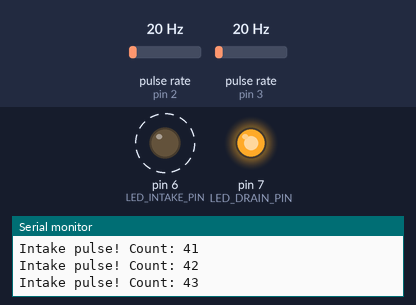
Simulated run of this sketch. Board: Arduino Uno, built with avr-gcc and run on an emulated ATmega328P. Parts: output pins drawn as LEDs (lit = HIGH), the last lines printed to the serial monitor. Wiring (inferred from the names in the program): 2 × pulse sensor: data pin 2 / data pin 3. Dashed ring = blinking. The test bench sets the inputs (shaded band); at power-on: pulse rate (sensors on pin 2, pin 3) 20 Hz.

Above: at 1.2 s.
1.3 s: pulse rate (sensor on pin 2) set to 4 Hz
At 2.8 s:
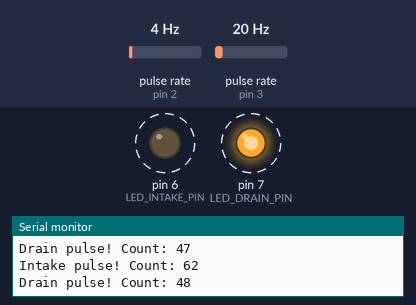
4.3 s: pulse rate (sensor on pin 3) set to 4 Hz
At 4.61 s:
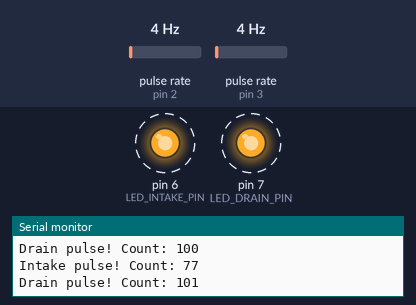
7.3 s: pulse rate (sensor on pin 2) set to 50 Hz
At 9.1 s:
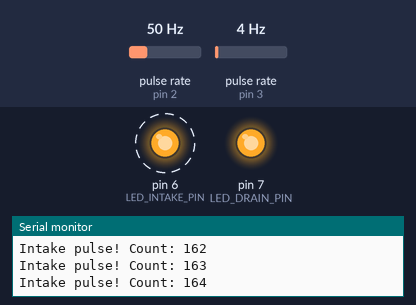
Timing chart, 0 to 16.3 s (numbered marks = the images above; inputs shaded):
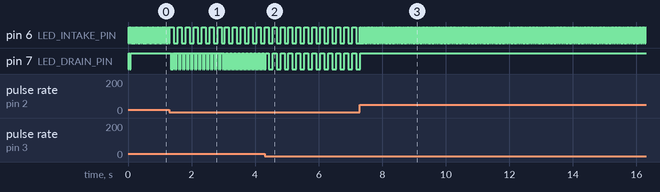

Measured:
- after the input at 1.3 s, pin 6 (LED_INTAKE_PIN): alternates HIGH for 0.13 s and LOW for 0.13 s, starting after 0.14 s; pin 7 (LED_DRAIN_PIN): alternates HIGH for 0.02 s and LOW for 0.02 s, starting after 0.05 s
- after the input at 4.3 s, pin 7 (LED_DRAIN_PIN): alternates HIGH for 0.13 s and LOW for 0.12 s, starting after 0.13 s
- after the input at 7.3 s, pin 6 (LED_INTAKE_PIN): alternates HIGH for 0.03 s and LOW for 0.03 s, starting at once; pin 7 (LED_DRAIN_PIN): goes on until 7.3 s, then stays HIGH
- by itself, pin 6 (LED_INTAKE_PIN): alternates HIGH for 0.03 s and LOW for 0.03 s

The sketch:

Task1.3C.ino
```cpp
const int LED_INTAKE_PIN = 6;
const int LED_DRAIN_PIN = 7;
const int FLOW_INTAKE_PIN = 2;
const int FLOW_DRAIN_PIN = 3;
volatile bool intakeState = false;
volatile int intakeCount = 0;
volatile bool drainState = false;
volatile int drainCount = 0;

void setup()
{
  Serial.begin(9600);
  pinMode(FLOW_INTAKE_PIN, INPUT_PULLUP);
  pinMode(FLOW_DRAIN_PIN, INPUT_PULLUP);
  pinMode(LED_INTAKE_PIN, OUTPUT);
  pinMode(LED_DRAIN_PIN, OUTPUT);
  attachInterrupt(digitalPinToInterrupt(FLOW_INTAKE_PIN), intakeFlow, CHANGE);
  attachInterrupt(digitalPinToInterrupt(FLOW_DRAIN_PIN), drainFlow, CHANGE);
}

void loop()
{
}

void intakeFlow()
{
  intakeState = !intakeState;
  intakeCount++;
  digitalWrite(LED_INTAKE_PIN, intakeState);
  Serial.print("Intake pulse! Count: ");
  Serial.println(intakeCount);
}

void drainFlow()
{
  drainState = !drainState;
  drainCount++;
  digitalWrite(LED_DRAIN_PIN, drainState);
  Serial.print("Drain pulse! Count: ");
  Serial.println(drainCount);
}
```
